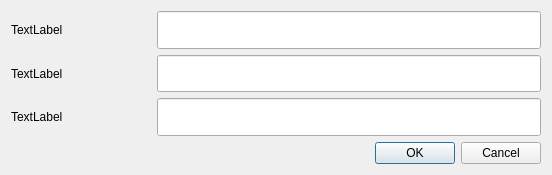
<?xml version="1.0" encoding="UTF-8"?>
<ui version="4.0">
 <class>Dialog</class>
 <widget class="QDialog" name="Dialog">
  <property name="geometry">
   <rect>
    <x>0</x>
    <y>0</y>
    <width>552</width>
    <height>175</height>
   </rect>
  </property>
  <property name="windowTitle">
   <string>Copy Dialog</string>
  </property>
  <property name="windowIcon">
   <iconset>
    <normaloff>../images/copy.png</normaloff>../images/copy.png</iconset>
  </property>
  <layout class="QGridLayout" name="gridLayout_2">
   <item row="0" column="0">
    <layout class="QGridLayout" name="gridLayout">
     <item row="0" column="0">
      <widget class="QLabel" name="copy_from_label">
       <property name="minimumSize">
        <size>
         <width>140</width>
         <height>0</height>
        </size>
       </property>
       <property name="text">
        <string>TextLabel</string>
       </property>
      </widget>
     </item>
     <item row="0" column="1">
      <widget class="QLineEdit" name="copy_from_edit">
       <property name="minimumSize">
        <size>
         <width>350</width>
         <height>20</height>
        </size>
       </property>
       <property name="maximumSize">
        <size>
         <width>400</width>
         <height>40</height>
        </size>
       </property>
      </widget>
     </item>
     <item row="1" column="0">
      <widget class="QLabel" name="copy_to_label">
       <property name="minimumSize">
        <size>
         <width>140</width>
         <height>0</height>
        </size>
       </property>
       <property name="text">
        <string>TextLabel</string>
       </property>
      </widget>
     </item>
     <item row="1" column="1">
      <widget class="QLineEdit" name="copy_to_edit">
       <property name="minimumSize">
        <size>
         <width>350</width>
         <height>20</height>
        </size>
       </property>
       <property name="maximumSize">
        <size>
         <width>400</width>
         <height>40</height>
        </size>
       </property>
      </widget>
     </item>
     <item row="2" column="0">
      <widget class="QLabel" name="file_name_label">
       <property name="minimumSize">
        <size>
         <width>140</width>
         <height>0</height>
        </size>
       </property>
       <property name="text">
        <string>TextLabel</string>
       </property>
      </widget>
     </item>
     <item row="2" column="1">
      <widget class="QLineEdit" name="file_name_edit">
       <property name="minimumSize">
        <size>
         <width>350</width>
         <height>20</height>
        </size>
       </property>
       <property name="maximumSize">
        <size>
         <width>400</width>
         <height>40</height>
        </size>
       </property>
      </widget>
     </item>
     <item row="3" column="1">
      <widget class="QDialogButtonBox" name="buttonBox">
       <property name="orientation">
        <enum>Qt::Horizontal</enum>
       </property>
       <property name="standardButtons">
        <set>QDialogButtonBox::Cancel|QDialogButtonBox::Ok</set>
       </property>
      </widget>
     </item>
    </layout>
   </item>
  </layout>
 </widget>
 <resources/>
 <connections>
  <connection>
   <sender>buttonBox</sender>
   <signal>accepted()</signal>
   <receiver>Dialog</receiver>
   <slot>accept()</slot>
   <hints>
    <hint type="sourcelabel">
     <x>248</x>
     <y>254</y>
    </hint>
    <hint type="destinationlabel">
     <x>157</x>
     <y>274</y>
    </hint>
   </hints>
  </connection>
  <connection>
   <sender>buttonBox</sender>
   <signal>rejected()</signal>
   <receiver>Dialog</receiver>
   <slot>reject()</slot>
   <hints>
    <hint type="sourcelabel">
     <x>316</x>
     <y>260</y>
    </hint>
    <hint type="destinationlabel">
     <x>286</x>
     <y>274</y>
    </hint>
   </hints>
  </connection>
 </connections>
</ui>
